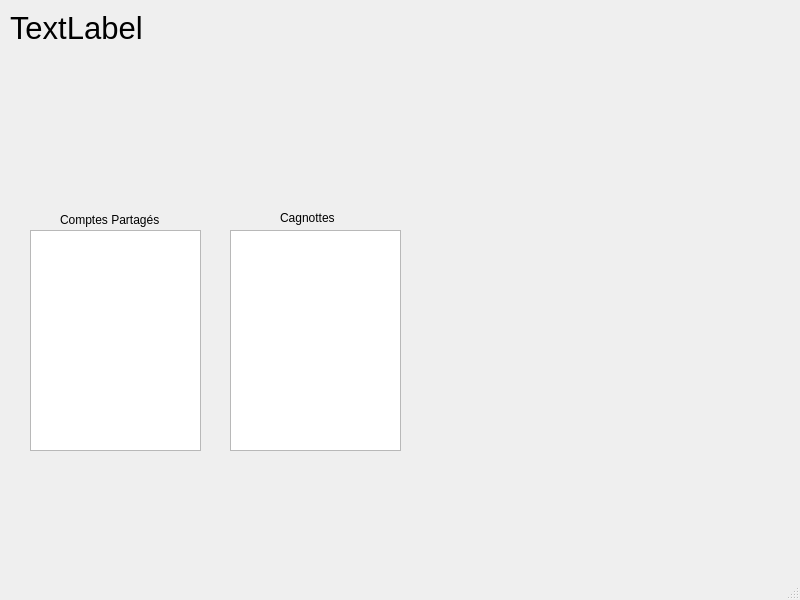
<?xml version="1.0" encoding="UTF-8"?>
<ui version="4.0">
 <class>AccueilUtilisateur</class>
 <widget class="QMainWindow" name="AccueilUtilisateur">
  <property name="geometry">
   <rect>
    <x>0</x>
    <y>0</y>
    <width>800</width>
    <height>600</height>
   </rect>
  </property>
  <property name="windowTitle">
   <string>MainWindow</string>
  </property>
  <widget class="QWidget" name="centralwidget">
   <widget class="QLabel" name="NomPrenom">
    <property name="geometry">
     <rect>
      <x>10</x>
      <y>10</y>
      <width>621</width>
      <height>161</height>
     </rect>
    </property>
    <property name="font">
     <font>
      <pointsize>23</pointsize>
     </font>
    </property>
    <property name="text">
     <string>TextLabel</string>
    </property>
    <property name="alignment">
     <set>Qt::AlignLeading|Qt::AlignLeft|Qt::AlignTop</set>
    </property>
   </widget>
   <widget class="QListView" name="listCompte">
    <property name="geometry">
     <rect>
      <x>30</x>
      <y>230</y>
      <width>171</width>
      <height>221</height>
     </rect>
    </property>
   </widget>
   <widget class="QLabel" name="cmp">
    <property name="geometry">
     <rect>
      <x>60</x>
      <y>210</y>
      <width>111</width>
      <height>20</height>
     </rect>
    </property>
    <property name="text">
     <string>Comptes Partagés</string>
    </property>
   </widget>
   <widget class="QListView" name="listCagnotte">
    <property name="geometry">
     <rect>
      <x>230</x>
      <y>230</y>
      <width>171</width>
      <height>221</height>
     </rect>
    </property>
   </widget>
   <widget class="QLabel" name="cag">
    <property name="geometry">
     <rect>
      <x>280</x>
      <y>210</y>
      <width>71</width>
      <height>16</height>
     </rect>
    </property>
    <property name="text">
     <string>Cagnottes</string>
    </property>
   </widget>
  </widget>
  <widget class="QMenuBar" name="menubar">
   <property name="geometry">
    <rect>
     <x>0</x>
     <y>0</y>
     <width>800</width>
     <height>20</height>
    </rect>
   </property>
  </widget>
  <widget class="QStatusBar" name="statusbar"/>
 </widget>
 <resources/>
 <connections/>
</ui>
